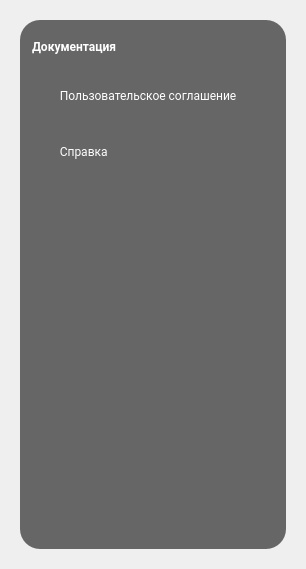
          <widget class="QWidget" name="documentsPage">
           <layout class="QHBoxLayout" name="horizontalLayout_2">
            <property name="spacing">
             <number>5</number>
            </property>
            <property name="leftMargin">
             <number>20</number>
            </property>
            <property name="topMargin">
             <number>20</number>
            </property>
            <property name="rightMargin">
             <number>20</number>
            </property>
            <property name="bottomMargin">
             <number>20</number>
            </property>
            <item>
             <widget class="QWidget" name="widgetDocuments" native="true">
              <property name="font">
               <font>
                <family>Roboto</family>
               </font>
              </property>
              <property name="styleSheet">
               <string notr="true">#widgetDocuments {
	background-color: rgb(102, 102, 102);
	border-radius: 20px;
}
#widgetDocuments[style=&quot;light&quot;] {
	background-color: rgb(199, 199, 199);
	border-radius: 20px;
}

QLabel {
	font: 500 12pt &quot;Roboto&quot;;
	font-weight: bold;
	border:none;
	background-color: transparent;
 	margin: 10 px;
}
QLabel {
	color: white;
}
QLabel[style=&quot;light&quot;] {
	color: black;
}

QPushButton {
	background-image: url(:/resources/doc_icon_gray.png);
	background-repeat: no-repeat;
    background-position: left;

	border: 0px;

	font: 500 12pt &quot;Roboto&quot;;
	color: white;
	text-align: left;
}
QPushButton[style=&quot;light&quot;] {
	background-image: url(:/resources/doc_icon_black.png);
	background-repeat: no-repeat;
    background-position: left;

	border: 0px;

	font: 500 12pt &quot;Roboto&quot;;
	color: black;
	text-align: left;
}
</string>
              </property>
              <layout class="QVBoxLayout" name="verticalLayout_2">
               <item>
                <layout class="QHBoxLayout" name="horizontalLayout_7">
                 <item>
                  <widget class="QLabel" name="lbDocuments">
                   <property name="text">
                    <string>Документация</string>
                   </property>
                  </widget>
                 </item>
                 <item>
                  <spacer name="horizontalSpacer_4">
                   <property name="orientation">
                    <enum>Qt::Horizontal</enum>
                   </property>
                   <property name="sizeHint" stdset="0">
                    <size>
                     <width>40</width>
                     <height>20</height>
                    </size>
                   </property>
                  </spacer>
                 </item>
                </layout>
               </item>
               <item>
                <layout class="QVBoxLayout" name="verticalLayout">
                 <property name="leftMargin">
                  <number>10</number>
                 </property>
                 <item>
                  <layout class="QHBoxLayout" name="horizontalLayout_8">
                   <item>
                    <widget class="QPushButton" name="pbLicenseDoc">
                     <property name="minimumSize">
                      <size>
                       <width>0</width>
                       <height>50</height>
                      </size>
                     </property>
                     <property name="text">
                      <string>       Пользовательское соглашение</string>
                     </property>
                    </widget>
                   </item>
                   <item>
                    <spacer name="horizontalSpacer_5">
                     <property name="orientation">
                      <enum>Qt::Horizontal</enum>
                     </property>
                     <property name="sizeHint" stdset="0">
                      <size>
                       <width>40</width>
                       <height>20</height>
                      </size>
                     </property>
                    </spacer>
                   </item>
                  </layout>
                 </item>
                 <item>
                  <layout class="QHBoxLayout" name="horizontalLayout_9">
                   <item>
                    <widget class="QPushButton" name="pbHelpDoc">
                     <property name="minimumSize">
                      <size>
                       <width>0</width>
                       <height>50</height>
                      </size>
                     </property>
                     <property name="text">
                      <string>       Справка</string>
                     </property>
                    </widget>
                   </item>
                   <item>
                    <spacer name="horizontalSpacer_6">
                     <property name="orientation">
                      <enum>Qt::Horizontal</enum>
                     </property>
                     <property name="sizeHint" stdset="0">
                      <size>
                       <width>40</width>
                       <height>20</height>
                      </size>
                     </property>
                    </spacer>
                   </item>
                  </layout>
                 </item>
                </layout>
               </item>
               <item>
                <spacer name="verticalSpacer_5">
                 <property name="orientation">
                  <enum>Qt::Vertical</enum>
                 </property>
                 <property name="sizeHint" stdset="0">
                  <size>
                   <width>20</width>
                   <height>364</height>
                  </size>
                 </property>
                </spacer>
               </item>
              </layout>
             </widget>
            </item>
           </layout>
          </widget>
